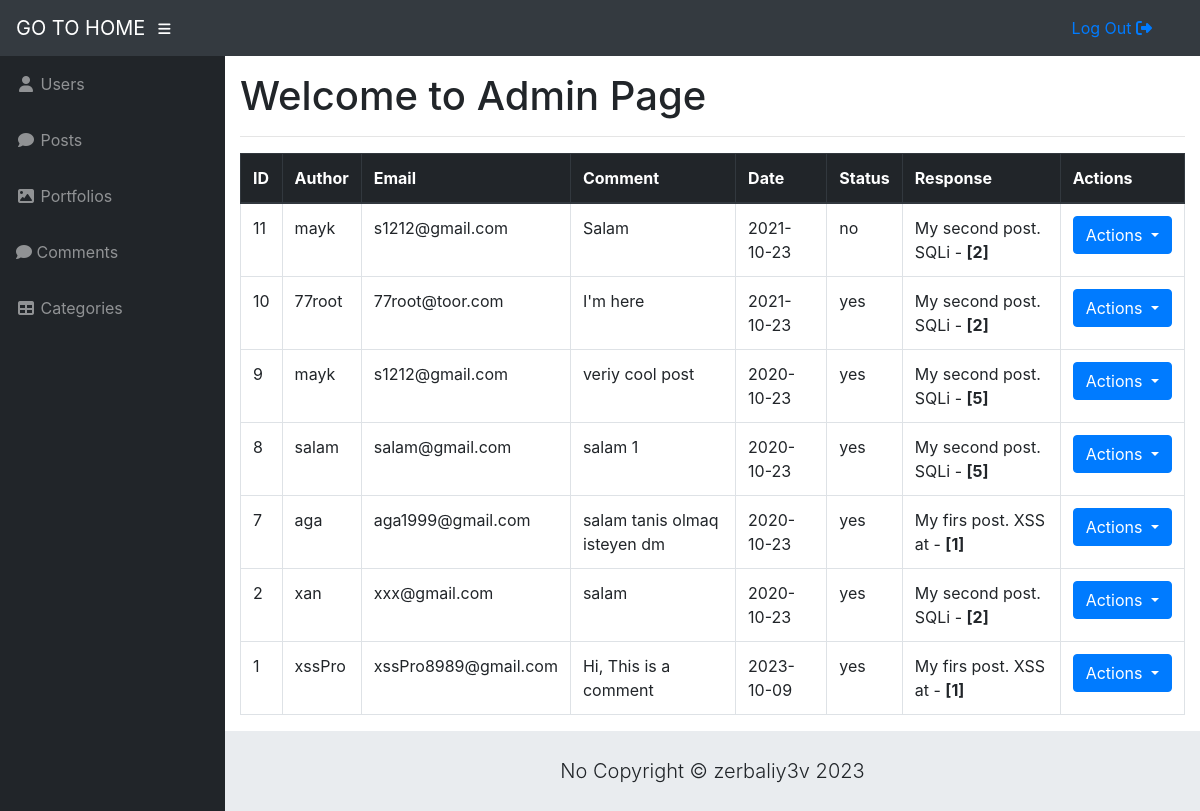
The app's page /admin/comments.php (signed in) with its own data.
### tables this page shows
CREATE TABLE `comments` (
  `comment_id` int(5) NOT NULL,
  `comment_post_id` int(5) NOT NULL,
  `comment_date` date NOT NULL,
  `comment_author` varchar(20) NOT NULL,
  `comment_email` varchar(64) NOT NULL,
  `comment_text` text NOT NULL,
  `comment_status` varchar(31) NOT NULL
);

CREATE TABLE `posts` (
  `post_id` int(10) NOT NULL,
  `post_category` varchar(30) NOT NULL,
  `post_title` varchar(100) NOT NULL,
  `post_author` varchar(50) NOT NULL,
  `post_date` datetime NOT NULL,
  `post_comment_number` int(5) NOT NULL,
  `post_image` text NOT NULL,
  `post_text` text NOT NULL,
  `post_tags` text NOT NULL
);

### admin/comments.php (the view, shortened to what this page needs)
<?php include "includes/admin_header.php"; ?>
<div id="wrapper">
    <?php include "includes/admin_sidebar.php"; ?>
    <div id="content-wrapper">
        <div class="container-fluid">
            <h1>Welcome to Admin Page</h1>
            <hr>
            <table class="table table-bordered">
                <thead class="thead-dark">
                    <tr>
                        <th>ID</th>
                        <th>Author</th>
                        <th>Email</th>
                        <th>Comment</th>
                        <th>Date</th>
                        <th>Status</th>
                        <th>Response</th>
                        <th>Actions</th>
                    </tr>
                </thead>
                <tbody>
                    <?php
                    $sql = 'SELECT * FROM comments order by comment_id desc';
                    $result = mysqli_query($conn, $sql);
                    while ($row = mysqli_fetch_assoc($result)) {
                        $comment_id = $row['comment_id'];
                        $comment_author = $row['comment_author'];
                        $comment_email = $row['comment_email'];
                        $comment_text = $row['comment_text'];
                        $comment_date = $row['comment_date'];
                        $comment_status = $row['comment_status'];
                        $comment_post_id = $row['comment_post_id'];
                        $sql_post = "SELECT * FROM posts WHERE post_id = $comment_post_id";
                        $result_post = mysqli_query($conn, $sql_post);
                        while ($row = mysqli_fetch_array($result_post)) {
                            $post_title = $row['post_title'];
                        }
                    ?>
                        <tr>
                            <td><?= $comment_id ?></td>
                            <td><?= $comment_author ?></td>
                            <td><?= $comment_email ?></td>
                            <td><?= $comment_text ?></td>
                            <td><?= $comment_date ?></td>
                            <td><?= $comment_status ?></td>
                            <td><?= substr($post_title,0, 20) ?> - <b>[<?= $comment_post_id ?>]</b></span></td>
                            <td>
                                <div class='dropdown'>
                                    <button class='btn btn-primary dropdown-toggle' type='button' id='dropdownMenuButton' data-toggle='dropdown' aria-haspopup='true' aria-expanded='false'>
                                        Actions
                                    </button>
                                </div>
                            </td>
                        </tr>
                    <?php $k++;
                    } ?>
                </tbody>
            </table>
            <?php include "includes/admin_footer.php"; ?>

### admin/includes/admin_header.php (shortened to what this page needs)
<!DOCTYPE html>
<html lang="en">
  <head>
    <link href="vendor/bootstrap/css/bootstrap.min.css" rel="stylesheet">
    <link href="vendor/fontawesome-free/css/all.min.css" rel="stylesheet" type="text/css">
    <link href="vendor/datatables/dataTables.bootstrap4.css" rel="stylesheet">
    <link rel="stylesheet" href="https://cdnjs.cloudflare.com/ajax/libs/font-awesome/6.4.2/css/all.min.css" />
    <link href="css/sb-admin.css" rel="stylesheet">
  </head>
  <body>
    <nav class="navbar navbar-expand navbar-dark bg-dark static-top">
      <a class="navbar-brand mr-1" href="../index.php">GO TO HOME</a>
      <button class="btn btn-link btn-sm text-white order-1 order-sm-0" id="sidebarToggle" href="#">
        <i class="fas fa-bars"></i>
      </button>
      <div class="d-none d-md-inline-block form-inline ml-auto mr-0 mr-md-3 my-2 my-md-0">
      <a class="nav-link" href="logout.php">
        <span>Log Out </span>
        <i class='fas fa-sign-out-alt'></i>
      </a>
      </div>
      </nav>

### admin/includes/admin_sidebar.php
<ul class="sidebar navbar-nav">
        <li class="nav-item ">
          <a class="nav-link" href="users.php">
          <i class="fas fa-fw fa-user"></i>
          <span>Users</span></a>
        </li>
        <li class="nav-item">
          <a class="nav-link" href="posts.php">
          <i class="fas fa-fw fa-comment"></i>
          <span>Posts</span></a>
        </li>
        <li class="nav-item">
          <a class="nav-link" href="portfolios.php">
            <i class="fas fa-fw fa-image"></i>
            <span>Portfolios</span>
          </a>
        </li>
        <li class="nav-item">
          <a class="nav-link" href="./comments.php">
            <i class="fas fa-comment"></i>
            <span>Comments</span>
          </a>
        </li>
        <li class="nav-item">
          <a class  ="nav-link" href="categories.php">
            <i class="fas fa-fw fa-table"></i>
            <span>Categories</span></a>
        </li>
</ul>

### admin/includes/admin_footer.php (shortened to what this page needs)
        <footer class="sticky-footer">
          <div class="container my-auto">
            <div class="copyright text-center my-auto">
              <span class='lead'>No Copyright © zerbaliy3v 2023 </span>
            </div>
          </div>
        </footer>
      </div>
    </div>
  </body>
</html>

### admin/css/sb-admin.css (style rules this page uses)
html { position: relative; min-height: 100%; }
body { height: 100%; }
#wrapper { display: -webkit-box; display: -ms-flexbox; display: flex; }
#wrapper #content-wrapper { overflow-x: hidden; width: 100%; padding-top: 1rem; padding-bottom: 80px; }
.sidebar { width: 90px !important; background-color: #212529; min-height: calc(100vh - 56px); }
.sidebar .nav-item:last-child { margin-bottom: 1rem; }
.sidebar .nav-item .nav-link { text-align: center; padding: 0.75rem 1rem; width: 90px; }
.sidebar .nav-item .nav-link span { font-size: 0.65rem; display: block; }
.sidebar .nav-item .nav-link { color: rgba(255, 255, 255, 0.5); }
@media (min-width: 768px) { .sidebar { width: 225px !important; } }
@media (min-width: 768px) { .sidebar .nav-item .nav-link { display: block; width: 100%; text-align: left; padding: 1rem; width: 225px; } }
@media (min-width: 768px) { .sidebar .nav-item .nav-link span { font-size: 1rem; display: inline; } }
:root { --input-padding-x: 0.75rem; --input-padding-y: 0.75rem; }
footer.sticky-footer { display: -webkit-box; display: -ms-flexbox; display: flex; position: absolute; right: 0; bottom: 0; width: calc(100% - 90px); height: 80px; background-color: #e9ecef; }
footer.sticky-footer .copyright { line-height: 1; font-size: 0.8rem; }
@media (min-width: 768px) { footer.sticky-footer { width: calc(100% - 225px); } }

### records on screen
comments: comment_id "11", comment_author "mayk", comment_email "s1212@gmail.com", comment_text "Salam", comment_date "2021-10-23", comment_status "no", posts.post_title "My second post. SQLi", comment_post "2"
comments: comment_id "10", comment_author "77root", comment_email "77root@toor.com", comment_text "I'm here", comment_date "2021-10-23", comment_status "yes", posts.post_title "My second post. SQLi", comment_post "2"
comments: comment_id "9", comment_author "mayk", comment_email "s1212@gmail.com", comment_text "veriy cool post", comment_date "2020-10-23", comment_status "yes", comment_post "5"
posts: post_title "My second post. SQLi"
comments: comment_id "8", comment_author "salam", comment_email "salam@gmail.com", comment_text "salam 1", comment_date "2020-10-23", comment_status "yes", comment_post "5"
comments: comment_id "7", comment_author "aga", comment_email "aga1999@gmail.com", comment_text "salam tanis olmaq isteyen dm", comment_date "2020-10-23", comment_status "yes", posts.post_title "My firs post. XSS at", comment_post "1"
comments: comment_id "2", comment_author "xan", comment_email "xxx@gmail.com", comment_text "salam", comment_date "2020-10-23", comment_status "yes", posts.post_title "My second post. SQLi", comment_post "2"
comments: comment_id "1", comment_author "xssPro", comment_email "xssPro8989@gmail.com", comment_text "Hi, This is a comment", comment_date "2023-10-09", comment_status "yes", posts.post_title "My firs post. XSS at", comment_post "1"
